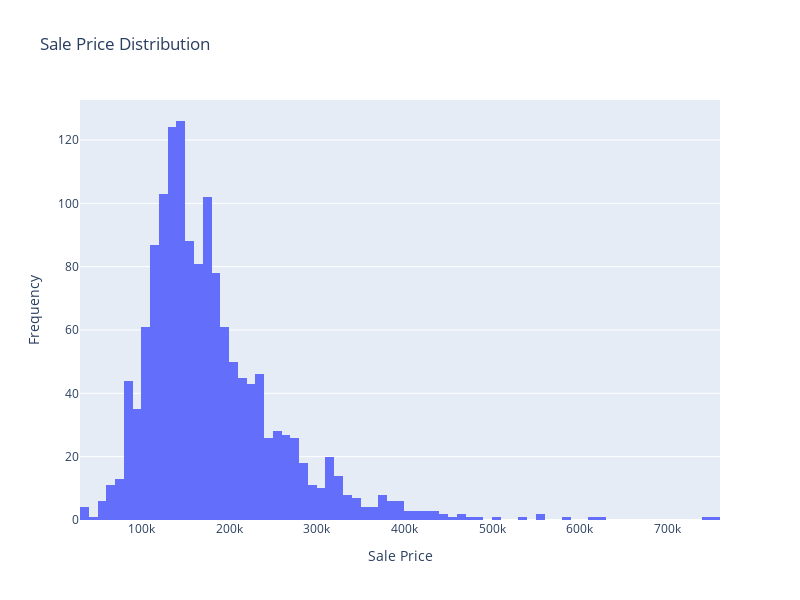

Source (notebook cell):
### Markdown cell above
Here we generate an interactive histogram to visualize the distribution of those sale prices.

### Code cell
# Create a histogram using Plotly Express
fig = px.histogram(data_frame=data, x='saleprice', title='Sale Price Distribution')

# Customize layout
fig.update_layout(xaxis_title='Sale Price',
                  yaxis_title='Frequency',
                  width=800,
                  height=600)

fig.show()

### Figure 1 — Plotly figure (JSON) as saved in the notebook; plotly's stock layout.template omitted (floating-point values rounded to 4 significant figures; data arrays with more than 128 entries replaced by an {"elided": "..."} marker saying what was removed)
{"data": [{"alignmentgroup": "True", "bingroup": "x", "hovertemplate": "saleprice=%{x}<br>count=%{y}<extra></extra>", "legendgroup": "", "marker": {"color": "#636efa", "pattern": {"shape": ""}}, "name": "", "offsetgroup": "", "orientation": "v", "showlegend": false, "type": "histogram", "x": {"elided": "1460 int values"}, "xaxis": "x", "yaxis": "y"}], "layout": {"barmode": "relative", "height": 600, "legend": {"tracegroupgap": 0}, "title": {"text": "Sale Price Distribution"}, "width": 800, "xaxis": {"anchor": "y", "domain": [0, 1], "title": {"text": "Sale Price"}}, "yaxis": {"anchor": "x", "domain": [0, 1], "title": {"text": "Frequency"}}}}
